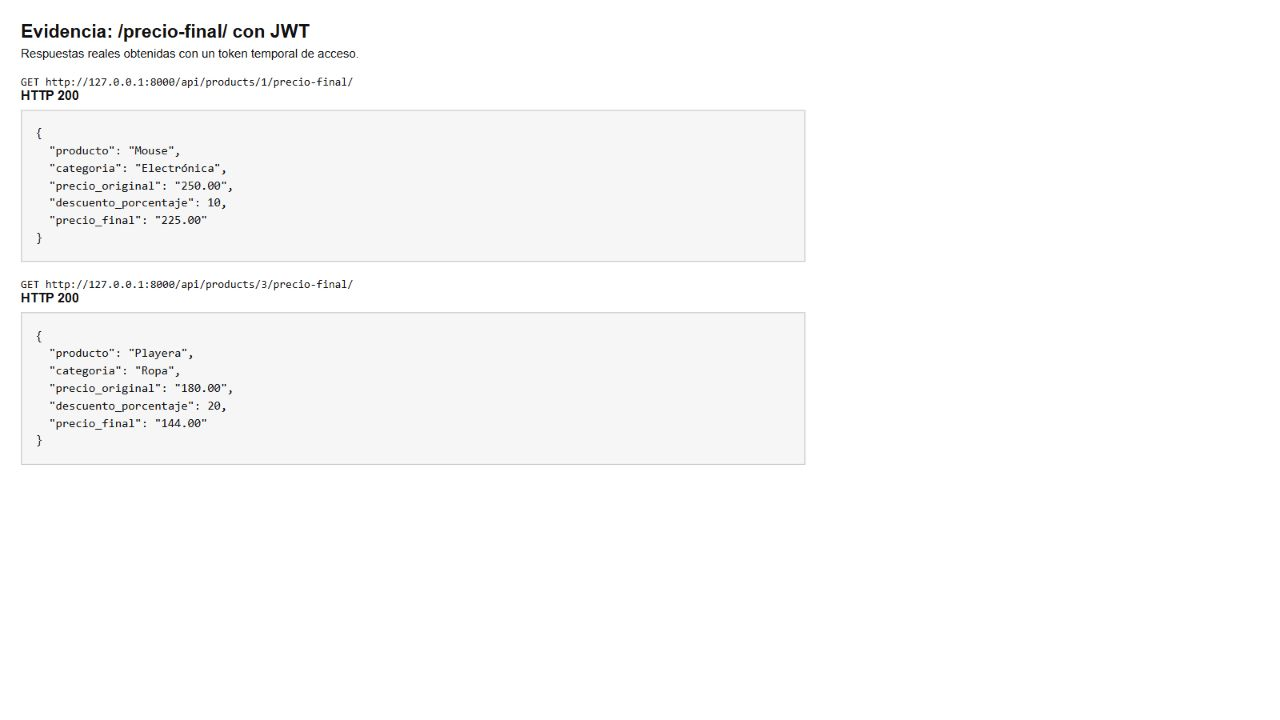
#> input picture tmp/unidad1/api.png, 1280 x 720 px; its folder holds only this picture in this run
$ python crear_word.py
#> lines starting #> are read from the running program, lines starting #| are printed output that depends on the picture
from pathlib import Path

from docx import Document
from docx.enum.table import WD_TABLE_ALIGNMENT, WD_CELL_VERTICAL_ALIGNMENT
from docx.enum.text import WD_ALIGN_PARAGRAPH
from docx.shared import Cm, Inches, Pt
from docx.oxml import OxmlElement
from docx.oxml.ns import qn
from PIL import Image

ROOT = Path(__file__).resolve().parent
OUT = ROOT.parents[1] / 'output' / 'unidad1'
OUT.mkdir(parents=True, exist_ok=True)

for name, box in {
    'api': (0, 0, 850, 490),
    'models': (0, 0, 720, 305),
    'tests': (0, 0, 720, 465),
    'terminal': (0, 0, 720, 330),
    'services': (0, 0, 850, 910),
}.items():
    im = Image.open(ROOT / f'{name}.png')
#> im is the input picture: PIL image 1280x720 RGB; mean R, G, B 250.7, 250.7, 250.7
    im.crop(box).save(ROOT / f'{name}_recorte.png')
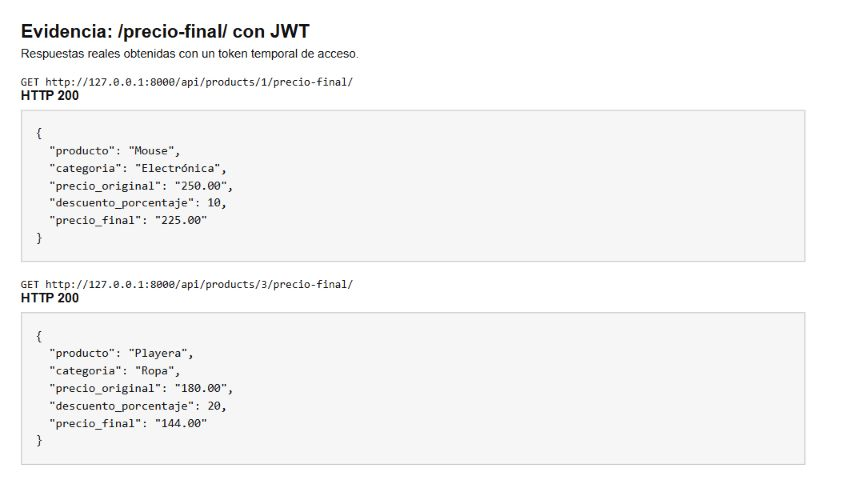
#> saved as api_recorte.png: PIL image 850x490 RGB; mean R, G, B 245.5, 245.5, 245.5
#> (the run stopped early here; a loop or call above may not have finished)
